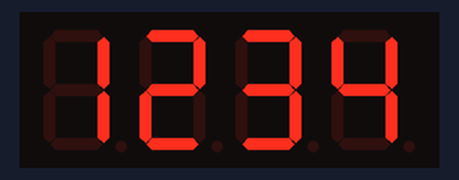
Simulated run of this sketch. Board: ESP32. Shown: 4-digit seven-segment display.

Above: at 0.1 s.
At 4.22 s:
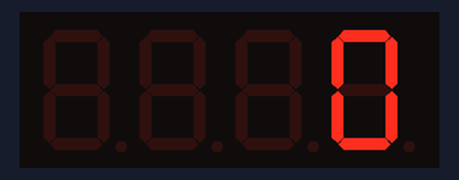
At 4.86 s:
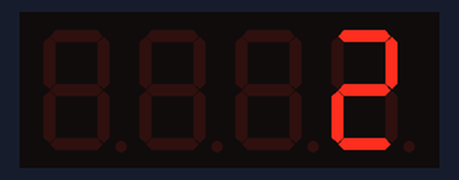
At 5.82 s:
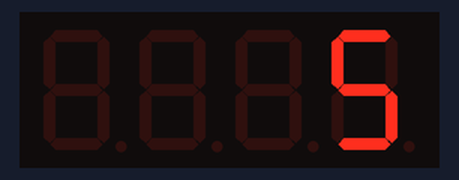
At 6.47 s:
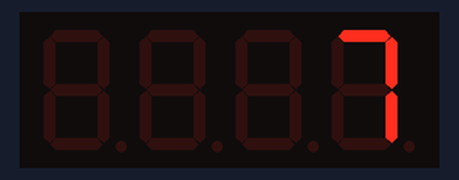
At 7.3 s:
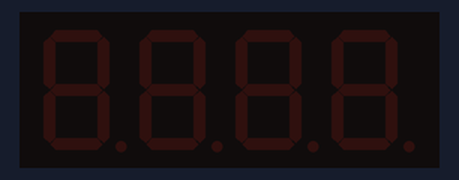

The sketch:

08_7segment.ino
```cpp
/*
  7세그먼트 숫자표시기(TM1637) — 기본 사용법
  연결: Digital 포트 1개의 신호 2칸 통째로 (그림: images/wiring_7segment.png)
       위 칸 = DIO, 아래 칸 = CLK (예: '6'·'7' 칸 → GPIO 27·14)
  라이브러리: 라이브러리 관리에서 'TM1637' 검색 → TM1637 by Avishay Orpaz
  ⚠ 숫자가 안 나오면 DIO·CLK를 서로 바꿔 시도!
*/

#include <TM1637Display.h>

#define DIO 27  // '6' 칸
#define CLK 14  // '7' 칸

TM1637Display display(CLK, DIO);

void setup() {
  display.setBrightness(7);  // 밝기 0(어둡게)~7(밝게)
}

void loop() {
  display.showNumberDec(1234);              // 그냥 숫자
  delay(2000);

  display.showNumberDecEx(1234, 0b01000000); // 가운데 콜론(:) 켜기 → 12:34
  delay(2000);

  for (int i = 0; i <= 9; i++) {             // 0~9 세기
    display.showNumberDec(i);
    delay(300);
  }
  display.clear();
  delay(500);
}
```

Measured:
- by itself, everything shown: repeats every 7.8 s, in 13 steps
- what the display in image 5 shows lasts 0.5 s, from 7.3 s to 7.8 s
